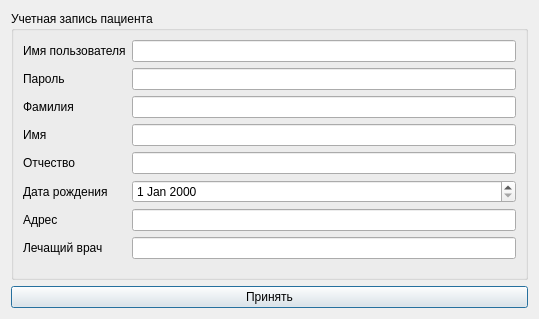
<?xml version="1.0" encoding="UTF-8"?>
<ui version="4.0">
 <class>AddEditPatient</class>
 <widget class="QDialog" name="AddEditPatient">
  <property name="geometry">
   <rect>
    <x>0</x>
    <y>0</y>
    <width>539</width>
    <height>315</height>
   </rect>
  </property>
  <property name="acceptDrops">
   <bool>false</bool>
  </property>
  <property name="windowTitle">
   <string>Учетная запись пациента</string>
  </property>
  <property name="windowIcon">
   <iconset resource="../../icons.qrc">
    <normaloff>:/Forms/Icons/Forms/Icons/identity.svg</normaloff>:/Forms/Icons/Forms/Icons/identity.svg</iconset>
  </property>
  <layout class="QGridLayout" name="gridLayout_2">
   <item row="0" column="0" colspan="2">
    <widget class="QGroupBox" name="groupBox">
     <property name="title">
      <string>Учетная запись пациента</string>
     </property>
     <layout class="QGridLayout" name="gridLayout_3">
      <item row="0" column="0">
       <layout class="QFormLayout" name="formLayout">
        <property name="bottomMargin">
         <number>9</number>
        </property>
        <item row="0" column="0">
         <widget class="QLabel" name="label">
          <property name="text">
           <string>Имя пользователя</string>
          </property>
         </widget>
        </item>
        <item row="0" column="1">
         <widget class="QLineEdit" name="UsernameField">
          <property name="enabled">
           <bool>true</bool>
          </property>
          <property name="readOnly">
           <bool>false</bool>
          </property>
         </widget>
        </item>
        <item row="1" column="0">
         <widget class="QLabel" name="label_2">
          <property name="text">
           <string>Пароль</string>
          </property>
         </widget>
        </item>
        <item row="1" column="1">
         <widget class="QLineEdit" name="PasswordField">
          <property name="echoMode">
           <enum>QLineEdit::Password</enum>
          </property>
          <property name="readOnly">
           <bool>false</bool>
          </property>
         </widget>
        </item>
        <item row="2" column="0">
         <widget class="QLabel" name="label_3">
          <property name="text">
           <string>Фамилия</string>
          </property>
         </widget>
        </item>
        <item row="2" column="1">
         <widget class="QLineEdit" name="LastnameField"/>
        </item>
        <item row="3" column="0">
         <widget class="QLabel" name="label_4">
          <property name="text">
           <string>Имя</string>
          </property>
         </widget>
        </item>
        <item row="3" column="1">
         <widget class="QLineEdit" name="FirstnameField"/>
        </item>
        <item row="4" column="0">
         <widget class="QLabel" name="label_5">
          <property name="text">
           <string>Отчество</string>
          </property>
         </widget>
        </item>
        <item row="4" column="1">
         <widget class="QLineEdit" name="PatronymicField"/>
        </item>
        <item row="5" column="0">
         <widget class="QLabel" name="label_6">
          <property name="text">
           <string>Дата рождения</string>
          </property>
         </widget>
        </item>
        <item row="6" column="0">
         <widget class="QLabel" name="label_7">
          <property name="text">
           <string>Адрес</string>
          </property>
         </widget>
        </item>
        <item row="6" column="1">
         <widget class="QLineEdit" name="AddressField"/>
        </item>
        <item row="7" column="0">
         <widget class="QLabel" name="label_8">
          <property name="text">
           <string>Лечащий врач</string>
          </property>
         </widget>
        </item>
        <item row="7" column="1">
         <widget class="QLineEdit" name="DoctorField"/>
        </item>
        <item row="5" column="1">
         <widget class="QDateEdit" name="BirthdayField"/>
        </item>
       </layout>
      </item>
     </layout>
    </widget>
   </item>
   <item row="4" column="0" colspan="2">
    <widget class="QPushButton" name="AcceptButton">
     <property name="text">
      <string>Принять</string>
     </property>
    </widget>
   </item>
  </layout>
 </widget>
 <resources>
  <include location="../../icons.qrc"/>
 </resources>
 <connections/>
</ui>
